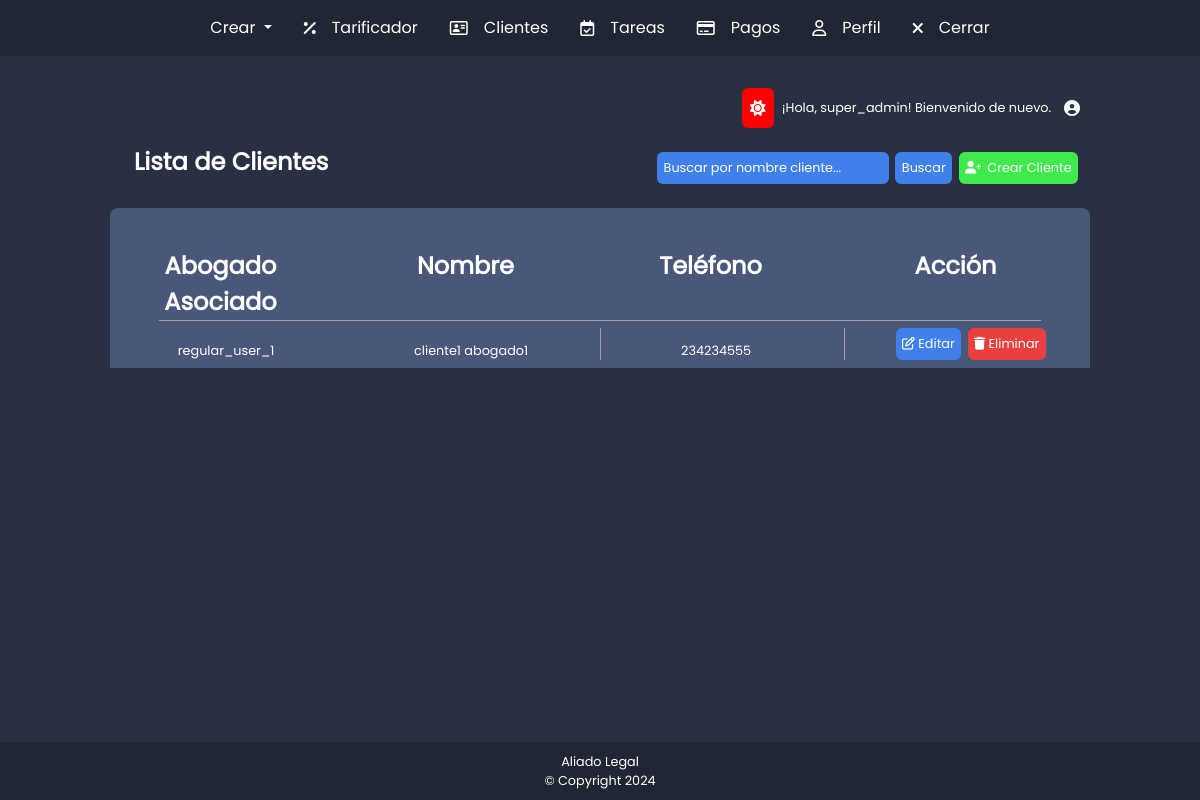
Page /clients/ (signed in) on the earlier database version.
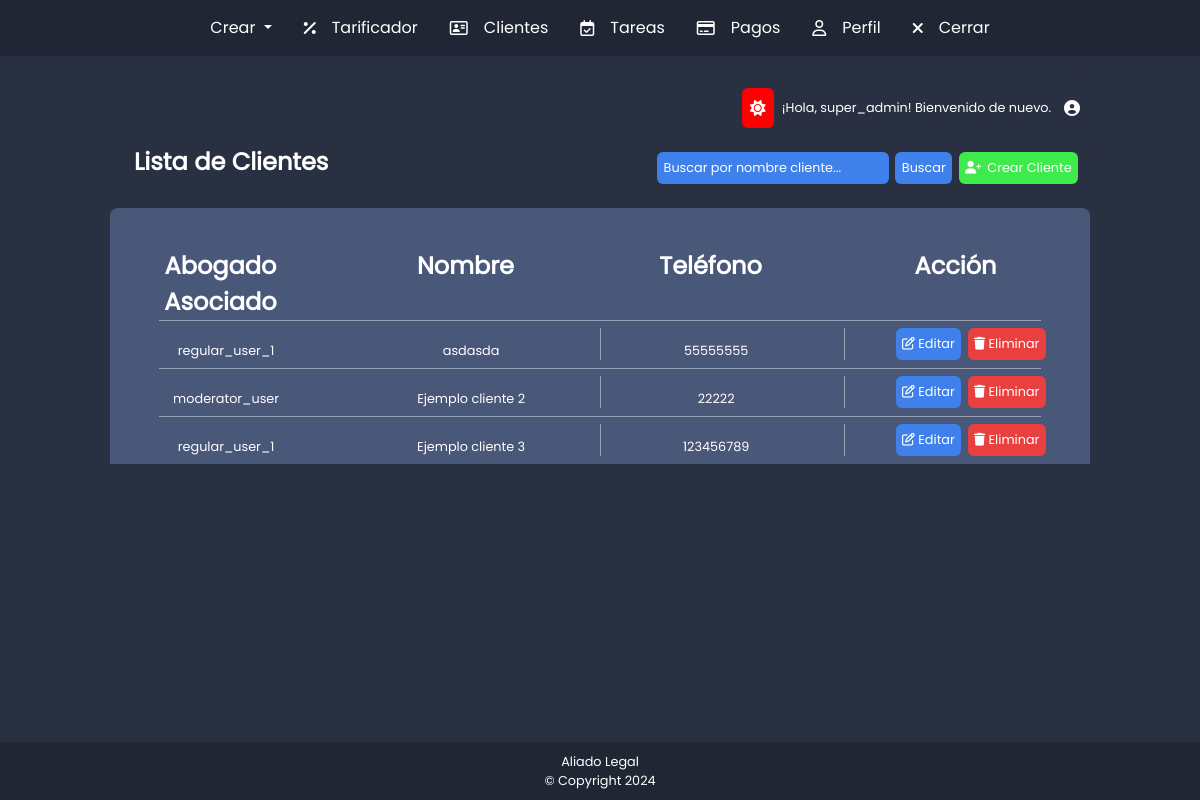
Same page on the later database version.
### clients/models.py (models this page shows, shortened)
class Cliente(models.Model):
    nombres = models.CharField(max_length=255)
    telefono = models.CharField(max_length=15)
    abogado = models.ForeignKey(User, related_name='clientes', on_delete=models.CASCADE)

### clients/views.py (the view)
# urls.py: path('', views.listar_clientes, name='list_clients'),
@login_required
def listar_clientes(request):
    if request.user.groups.filter(name='Moderador').exists():
        clientes = Cliente.objects.all()
    else:
        clientes = Cliente.objects.filter(abogado=request.user)
    form = ClienteSearchForm(request.GET)
    if form.is_valid():
        nombre = form.cleaned_data.get('nombre')
        if nombre:
            clientes = clientes.filter(nombres__icontains=nombre)
    return render(request, 'listar_clientes.html', {
        'clientes': clientes,
        'form': form
    })

### clients/forms.py
class ClienteSearchForm(forms.Form):
    nombre = forms.CharField(
        required=False,  # No es obligatorio que el campo esté lleno
        label='Buscar Cliente',
        widget=forms.TextInput(attrs={'placeholder': 'Buscar por nombre cliente...', 'class': 'inputselecNombreNumero'})
    )

### tariffing/context_processor.py (called while the page is built)
def is_moderator(request):
    if request.user.is_authenticated:
        return {'is_moderator': request.user.groups.filter(name='Moderador').exists()}
    return {'is_moderator': False}

### clients/templates/listar_clientes.html (shortened to what this page needs)
{% extends 'base.html' %}
{% load static %}
{% block content %}
    <link rel="stylesheet" href="{% static 'listarclientes2.css' %}">
    <div class="container-fluid divbody">
        <div class="row">
            <div class="col-1 pruebat1"></div>
            <div class="col-10">
                <div class="row">
                    <div class="col-3 divTituloTabla">
                        <p class="tituloClientes">Lista de Clientes</p>
                    </div>
                    <div class="col-9 pruebat2">
                        <form action="" class="formFiltrarNombreNumero">
                            {{ form.nombre }}
                            <button type="submit" class="botonEnviarFormularioFiltrar">Buscar</button>
                        </form>
                        <a href="{% url 'clients:create_client' %}">
                            <button class="botonCrearCliente">
                                <i class="fa-solid fa-user-plus"></i>
                                Crear Cliente
                            </button>
                        </a>
                    </div>
                </div>
            </div>
            <div class="col-1 pruebat3"></div>
        </div>
    {% if is_moderator %}
        <div class="row mt-3">
            <div class="col-1 pruebat1"></div>
            <div class="col-10">
                <div class="row tablaTitulosClientes">
                    <div class="col-3 divtitulosTablasClientes">
                        <p class="titulosTabla">Abogado Asociado</p>
                    </div>
                    <div class="col-3 divtitulosTablasClientes">
                        <p class="titulosTabla">Nombre</p>
                    </div>
                    <div class="col-3 divtitulosTablasClientes">
                        <p class="titulosTabla">Teléfono</p>
                    </div>
                    <div class="col-3 divtitulosTablasClientes">
                        <p class="titulosTabla">Acción</p>
                    </div>
                </div>
            </div>
            <div class="col-1 pruebat3"></div>
        </div>
        {% for cliente in clientes %}
        <div class="row">
                <div class="col-1 pruebat1"></div>
                <div class="col-10">
                    <div class="row tablaDatosClientes">
                        <div class="col-3 divdatosClientes">
                            <p class="datosCliente">{{ cliente.abogado.username }}</p>
                        </div>
                        <div class="col-3 divdatosClientes">
                            <p class="datosCliente">{{ cliente.nombres }}</p>
                        </div>
                        <div class="col-3 divdatosClientesT">
                            <p class="datosCliente">{{ cliente.telefono }}</p>
                        </div>
                        <div class="col-3 divtitulosTablasClientes">
                            <a href="{% url 'clients:update_client' cliente.id %}">
                                <button class="botonEditar">
                                    <i class="fa-regular fa-pen-to-square"></i>
                                    Editar
                                </button>
                            </a>
                            <a href="{% url 'clients:erase_client' cliente.id %}">
                                <button class="botonEliminar">
                                    <i class="fa-solid fa-trash"></i>
                                    Eliminar
                                </button>
                            </a>
                        </div>
                    </div>
                </div>
                <div class="col-1 pruebat3"></div>
            </div>
        {% endfor %}
    {% endif %}
{% endblock %}

### templates/base.html (shortened to what this page needs)
{% load static %}
<!DOCTYPE html>
<html lang="es">
<head>
    <link rel="stylesheet" href="{% static 'base.css' %}">
</head>
<body>
<div class="containerCreado">
    {% include 'navbar.html' %}
    <main>
        {% if user.is_authenticated %}
        <div class="container-fluid divbody">
            <div class="row">
                <div class="col-1 pruebat1"></div>
                <div class="col-10">
                    <div class="pruebat2">
                        <button class="botonCambioTema"><i class="fa-solid fa-sun"></i></button>
                        <p class="nombreUser">¡Hola, {{ user.username }}! Bienvenido de nuevo.</p>
                        <i class="fa-solid fa-circle-user"></i>
                    </div>
                </div>
                <div class="col-1 pruebat3"></div>
            </div>
        </div>
        {% else %}
            <p>¡Hola! Por favor, inicia sesión.</p>
        {% endif %}
        <div class="container-fluid">
            {% block content %}
            {% endblock %}
        </div>
    </main>
    <footer>
        <center>
            <p class="textoFooter">Aliado Legal</p>
            <p class="textoFooter">© Copyright 2024</p>
        </center>
    </footer>
</div>
</body>
</html>

### templates/navbar.html (shortened to what this page needs)
{% load static %}
<link rel="stylesheet" href="{% static 'navbar.css' %}">
<link rel="stylesheet" href="{% static 'bootstrap.min.css' %}">
<link rel="stylesheet" href="https://cdnjs.cloudflare.com/ajax/libs/font-awesome/6.0.0-beta3/css/all.min.css">
<header class="navbar navbar-expand-lg navbarPrincipal">
  <div class="collapse navbar-collapse" id="navbarNavDropdown">
    <ul class="navbar-nav">
      <li class="nav-item dropdown divInputIcon">
          <a class="nav-link dropdown-toggle textoNavbar" href="#" id="navbarDropdownMenuLink" role="button" data-toggle="dropdown" aria-haspopup="true" aria-expanded="false">
            Crear
          </a>
        </li>
      {% if is_moderator %}
      <div class="divInputIcon">
        <i class="fa-solid fa-percent"></i>
        <li class="nav-item">
            <a class="nav-link textoNavbar" href="{% url 'tariffing:consultar_tarifas' %}">Tarificador</a>
        </li>
      </div>
      {% endif %}
      <div class="divInputIcon">
          <i class="fa-regular fa-address-card"></i>
          <li class="nav-item">
              <a class="nav-link textoNavbar" href="{% url 'clients:list_clients' %}">Clientes</a>
          </li>
      </div>
      <div class="divInputIcon">
          <i class="fa-regular fa-calendar-check"></i>
          <li class="nav-item">
              <a class="nav-link textoNavbar" href="{% url 'schedule:task_list' %}">Tareas</a>
          </li>
      </div>
      <div class="divInputIcon">
          <i class="fa-regular fa-credit-card"></i>
          <li class="nav-item">
              <a class="nav-link textoNavbar" href="{% url 'payments:listar_pagos' %}">Pagos</a>
          </li>
      </div>
      <div class="divInputIcon">
          <i class="fa-regular fa-user"></i>
          <li class="nav-item">
              <a class="nav-link textoNavbar" href="#">Perfil</a>
          </li>
      </div>
      <div class="divInputIcon">
        <i class="fa-solid fa-xmark"></i>
          <li class="nav-item">
              <form method="POST" action="{% url 'logout' %}">
                <button type="submit" class="nav-link textoNavbar divInputIcon">Cerrar</button>
              </form>
          </li>
      </div>
    </ul>
  </div>
</header>

### static/base.css (style rules this page uses)
.containerCreado { display: grid; min-height: 100vh; grid-template-rows: auto 1fr auto; }
main { background-color: #293042; }
.divbody { background-color: #293042; flex: 1; }
.pruebat1 { background-color: #293042; }
.pruebat2 { display: flex; align-items: center; justify-content: end; background-color: #293042; border-radius: 6px; padding: 0.5em; margin-top: 1em; }
.pruebat3 { background-color: #293042; }
p { margin-bottom: 0rem !important; }
.botonCambioTema { border-style: none; background-color: red; border-radius: 6px; padding: 0.5em; transition: color 0.3s ease-in-out; margin: 0.5em; }
.nombreUser { font-family: "Poppins"; color: white !important; font-weight: 400; font-size: 0.8em; margin-right: 1em; }
.fa-sun, .fa-circle-user { color: white !important; font-size: 1em !important; }
footer { background-color: #202634; color: white; text-align: center; padding: 10px 0; position: relative;; }
.textoFooter { font-family: "Poppins"; color: white !important; font-weight: 400; font-size: 0.8em; }

### static/navbar.css (style rules this page uses)
.navbarPrincipal { background-color: #202634; }
.textoNavbar { font-family: "Poppins"; color: white !important; }
.divInputIcon { display: flex; align-items: center; width: 100%; background-color: #202634; border-radius: 6px; padding: 0em 0.5em; transition: background-color 0.3s ease-in-out; }
.fa-user, .fa-xmark, .fa-credit-card, .fa-calendar-check, .fa-address-card, .fa-percent, .fa-arrow-right { color: white !important; font-size: 1em !important; transition: color 0.3s ease-in-out; margin-right: 0.5em; margin-left: 0.5em; }
@media (min-width: 575px) { .dropdown { align-items: center; justify-content: center; display: flex; } }
@media (min-width: 575px) { .navbar-expand-lg .navbar-collapse { display: flex!important; flex-basis: auto; justify-content: space-around !important; } }

Differences in the rows shown:
removed Cliente: abogado.username "regular_user_1", nombres "cliente1 abogado1", telefono "234234555"
added Cliente: abogado.username "regular_user_1", nombres "asdasda", telefono "55555555"
added Cliente: abogado.username "moderator_user", nombres "Ejemplo cliente 2", telefono "22222"
added Cliente: abogado.username "regular_user_1", nombres "Ejemplo cliente 3", telefono "123456789"
